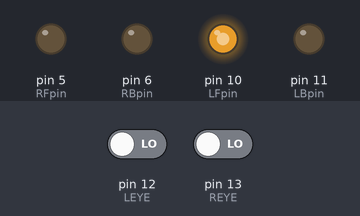
The sketch below on a simulated Arduino Uno, built with avr-gcc and run on an emulated ATmega328P. Parts: output pins drawn as LEDs (lit = HIGH). Inputs (shaded band) come from the test bench; at power-on: pin 13 (REYE) LOW, pin 12 (LEYE) LOW.

Above: at 1.2 s.
1.3 s: pin 13 (REYE) driven HIGH
At 2.3 s:
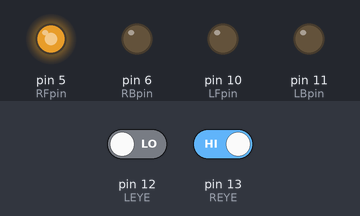
2.8 s: pin 12 (LEYE) driven HIGH
At 3.6 s:
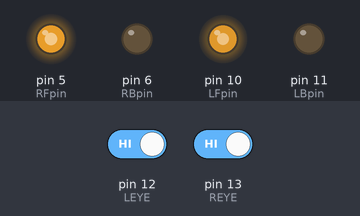
4.3 s: pin 12 (LEYE) driven LOW
At 4.7 s:
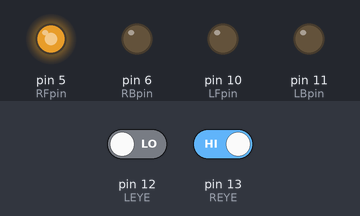
5.8 s: pin 13 (REYE) driven LOW
At 7.1 s:
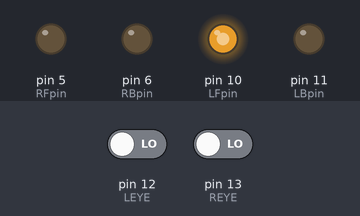
Timing chart, 0 to 8.3 s (numbered marks = the images above; inputs shaded):
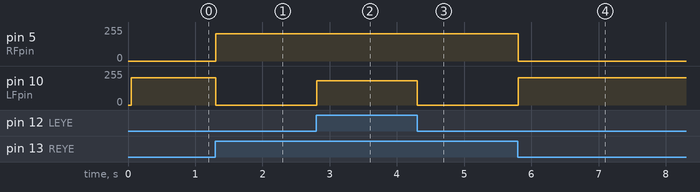

Measured:
- after the input at 1.3 s, pin 5 (RFpin): 0/255 → 204/255 at once; pin 10 (LFpin): 204/255 → 0/255 at once
- after the input at 2.8 s, pin 10 (LFpin): 0/255 → 183/255 at once
- after the input at 4.3 s, pin 10 (LFpin): 183/255 → 0/255 at once
- after the input at 5.8 s, pin 5 (RFpin): 204/255 → 0/255 at once; pin 10 (LFpin): 0/255 → 204/255 at once

The sketch:

line_follow_1.ino
```cpp
//pin initialisation
const int RFpin = 5;
const int RBpin = 6;
const int LFpin = 10;
const int LBpin = 11;
const int LEYE = 12;
const int REYE = 13;

//global variables
//speed is 100% of max power you want the motors to operate at.
const int speed = 80;
const int PWM = speed * 2.55;  //converts speed to 8-bit PWM signal
const bool line = LOW;
//float duration, distance;

void setup() {
  Serial.begin(9600);

  pinMode(RFpin, OUTPUT);
  pinMode(RBpin, OUTPUT);
  pinMode(LFpin, OUTPUT);
  pinMode(LBpin, OUTPUT);

  pinMode(LEYE, INPUT);
  pinMode(REYE, INPUT);

}

void loop() {

  delay(50);
    if(digitalRead(LEYE) != line && digitalRead(REYE) != line ){
    forward();
  }
  if(digitalRead(LEYE) == line){
    bankl();
  }
  if(digitalRead(REYE) == line ){
    bankr();
  }

}


//many of these are fine as is but could benifit from some tuning
void forward() {
  analogWrite(RFpin, PWM);
  analogWrite(RBpin, 0);
  analogWrite(LFpin, PWM*0.90);
  analogWrite(LBpin, 0);
}
void back() {
  analogWrite(RFpin, 0);
  analogWrite(RBpin, PWM);
  analogWrite(LFpin, 0);
  analogWrite(LBpin, PWM);
}
void stop() {
  analogWrite(RFpin, 0);
  analogWrite(RBpin, 0);
  analogWrite(LFpin, 0);
  analogWrite(LBpin, 0);
}
void estop() {
  analogWrite(RFpin, 0);
  analogWrite(RBpin, PWM);
  analogWrite(LFpin, 0);
  analogWrite(LBpin, PWM);
  delay(100);
  analogWrite(RFpin, 0);
  analogWrite(RBpin, 0);
  analogWrite(LFpin, 0);
  analogWrite(LBpin, 0);
}

void bankr() {
  analogWrite(RFpin, 0);
  analogWrite(RBpin, 0);
  analogWrite(LFpin, PWM);
  analogWrite(LBpin, 0);
}
void bankl() {
  analogWrite(RFpin, PWM);
  analogWrite(RBpin, 0);
  analogWrite(LFpin, 0);
  analogWrite(LBpin, 0);
}

void pivotr() {
  analogWrite(RFpin, 0);
  analogWrite(RBpin, PWM);
  analogWrite(LFpin, PWM);
  analogWrite(LBpin, 0);
}
void pivotl() {
  analogWrite(RFpin, PWM);
  analogWrite(RBpin, 0);
  analogWrite(LFpin, 0);
  analogWrite(LBpin, PWM);
}
```
